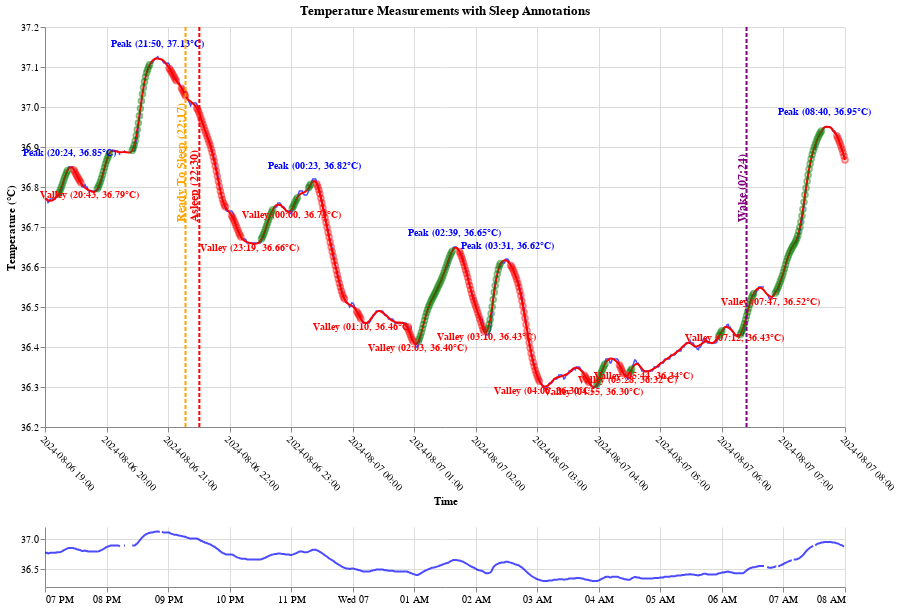

Notebook code for this chart:
### Code cell
import circadian
reload(circadian)


def do_it_all(day: str, start_time: str = '06:00:00Z', end_time: str = '12:00:00Z'):
    merged = merge_all_types()
    chart = circadian.do_it_all(day_data, day, start_time, end_time, merged, all_processed, post_lep_stats)
    display(chart)
    if merged is not None:
        vs_lep_avg = circadian.compare_night_to_average(all_processed, merged, post_lep_stats, day)
        display("Comparing to average period after LEP", vs_lep_avg)

do_it_all('2024-08-06', '19:00:00Z', '08:00:00Z')

### Figure 1 — Vega-Lite specification as saved in the notebook (floating-point values rounded to 4 significant figures; data arrays with more than 128 entries replaced by an {"elided": "..."} marker saying what was removed)
{"config": {"view": {"continuousWidth": 300, "continuousHeight": 300, "stroke": null}, "axis": {"grid": true, "gridColor": "#DCDCDC"}}, "vconcat": [{"layer": [{"data": {"name": "data-5775083f17ad6d79a3f4be4808c92250"}, "mark": {"type": "line", "color": "blue", "opacity": 0.7, "strokeWidth": 1.5}, "encoding": {"tooltip": [{"field": "time", "format": "%Y-%m-%d %H:%M:%S", "type": "temporal"}, {"field": "Temp", "type": "quantitative"}], "x": {"axis": {"format": "%Y-%m-%d %H:%M", "labelAngle": 45, "tickCount": 10, "title": "Time"}, "field": "time", "scale": {"domain": {"param": "brush"}}, "type": "temporal"}, "y": {"axis": {"title": "Temperature (°C)"}, "field": "Temp", "scale": {"zero": false}, "type": "quantitative"}}}, {"data": {"name": "data-5775083f17ad6d79a3f4be4808c92250"}, "mark": {"type": "line", "color": "red", "strokeWidth": 2}, "encoding": {"tooltip": [{"field": "time", "format": "%Y-%m-%d %H:%M:%S", "type": "temporal"}, {"field": "Temp_Smoothed_Savgol", "type": "quantitative"}], "x": {"field": "time", "type": "temporal"}, "y": {"field": "Temp_Smoothed_Savgol", "type": "quantitative"}}}, {"data": {"name": "data-79b51aef32191066b1d9a9d2fb2ba375"}, "mark": {"type": "point", "color": "green", "opacity": 0.5, "size": 30}, "encoding": {"tooltip": [{"field": "time", "format": "%Y-%m-%d %H:%M:%S", "type": "temporal"}, {"field": "Temp_Smoothed_Savgol", "type": "quantitative"}, {"field": "feature", "type": "nominal"}], "x": {"field": "time", "type": "temporal"}, "y": {"field": "Temp_Smoothed_Savgol", "type": "quantitative"}}}, {"data": {"name": "data-04d50abafdcbbe4d46f92c0e2c74f9cf"}, "mark": {"type": "point", "color": "red", "opacity": 0.5, "size": 30}, "encoding": {"tooltip": [{"field": "time", "format": "%Y-%m-%d %H:%M:%S", "type": "temporal"}, {"field": "Temp_Smoothed_Savgol", "type": "quantitative"}, {"field": "feature", "type": "nominal"}], "x": {"field": "time", "type": "temporal"}, "y": {"field": "Temp_Smoothed_Savgol", "type": "quantitative"}}}, {"data": {"name": "data-d6a37472d9084230552316eecad60558"}, "mark": {"type": "text", "align": "center", "baseline": "bottom", "dy": -10, "fontSize": 10, "fontWeight": "bold"}, "encoding": {"color": {"value": "blue"}, "text": {"field": "feature", "type": "nominal"}, "x": {"field": "time", "type": "temporal"}, "y": {"field": "Temp_Smoothed_Savgol", "type": "quantitative"}}}, {"data": {"name": "data-49dd0a0decac3922b52ac9d73cc64de7"}, "mark": {"type": "text", "align": "center", "baseline": "bottom", "dy": 10, "fontSize": 10, "fontWeight": "bold"}, "encoding": {"color": {"value": "red"}, "text": {"field": "feature", "type": "nominal"}, "x": {"field": "time", "type": "temporal"}, "y": {"field": "Temp_Smoothed_Savgol", "type": "quantitative"}}}, {"layer": [{"mark": {"type": "rule", "color": "orange", "strokeDash": [4, 2], "strokeWidth": 2}, "encoding": {"x": {"field": "time", "type": "temporal"}}}, {"mark": {"type": "text", "align": "left", "angle": 270, "baseline": "top", "dx": 5, "dy": -10, "fontSize": 12, "fontWeight": "bold"}, "encoding": {"color": {"value": "orange"}, "text": {"field": "label", "type": "nominal"}, "x": {"field": "time", "type": "temporal"}}}], "data": {"name": "data-84e572476ff224ee13b442c13a77eb19"}}, {"layer": [{"mark": {"type": "rule", "color": "red", "strokeDash": [4, 2], "strokeWidth": 2}, "encoding": {"x": {"field": "time", "type": "temporal"}}}, {"mark": {"type": "text", "align": "left", "angle": 270, "baseline": "top", "dx": 5, "dy": -10, "fontSize": 12, "fontWeight": "bold"}, "encoding": {"color": {"value": "red"}, "text": {"field": "label", "type": "nominal"}, "x": {"field": "time", "type": "temporal"}}}], "data": {"name": "data-d1fc4a0f73d829e7f53854770b773506"}}, {"layer": [{"mark": {"type": "rule", "color": "purple", "strokeDash": [4, 2], "strokeWidth": 2}, "encoding": {"x": {"field": "time", "type": "temporal"}}}, {"mark": {"type": "text", "align": "left", "angle": 270, "baseline": "top", "dx": 5, "dy": -10, "fontSize": 12, "fontWeight": "bold"}, "encoding": {"color": {"value": "purple"}, "text": {"field": "label", "type": "nominal"}, "x": {"field": "time", "type": "temporal"}}}], "data": {"name": "data-6b2c1727de9519aec1bbf3d8c13c015e"}}], "height": 400, "title": "Temperature Measurements with Sleep Annotations", "width": 800}, {"data": {"name": "data-5775083f17ad6d79a3f4be4808c92250"}, "mark": {"type": "line", "color": "blue", "opacity": 0.7}, "encoding": {"x": {"axis": {"labelAngle": 0, "tickCount": 10, "title": ""}, "field": "time", "type": "temporal"}, "y": {"axis": {"tickCount": 3, "title": ""}, "field": "Temp", "scale": {"zero": false}, "type": "quantitative"}}, "height": 60, "name": "view_51", "width": 800}], "params": [{"name": "brush", "select": {"type": "interval", "encodings": ["x"]}, "views": ["view_51"]}], "$schema": "https://vega.github.io/schema/vega-lite/v5.20.1.json", "datasets": {"data-5775083f17ad6d79a3f4be4808c92250": {"elided": "781 records"}, "data-79b51aef32191066b1d9a9d2fb2ba375": {"elided": "186 records"}, "data-04d50abafdcbbe4d46f92c0e2c74f9cf": {"elided": "173 records"}, "data-d6a37472d9084230552316eecad60558": [{"time": "2024-08-06T20:24:00+01:00", "Temp": 36.85, "Temp_Interpolated": 36.85, "Temp_Smoothed_Savgol": 36.85, "feature": "Peak (20:24, 36.85°C)"}, {"time": "2024-08-06T21:50:00+01:00", "Temp": 37.13, "Temp_Interpolated": 37.13, "Temp_Smoothed_Savgol": 37.12, "feature": "Peak (21:50, 37.13°C)"}, {"time": "2024-08-07T00:23:00+01:00", "Temp": 36.82, "Temp_Interpolated": 36.82, "Temp_Smoothed_Savgol": 36.81, "feature": "Peak (00:23, 36.82°C)"}, {"time": "2024-08-07T02:39:00+01:00", "Temp": 36.65, "Temp_Interpolated": 36.65, "Temp_Smoothed_Savgol": 36.65, "feature": "Peak (02:39, 36.65°C)"}, {"time": "2024-08-07T03:31:00+01:00", "Temp": 36.62, "Temp_Interpolated": 36.62, "Temp_Smoothed_Savgol": 36.61, "feature": "Peak (03:31, 36.62°C)"}, {"time": "2024-08-07T08:40:00+01:00", "Temp": 36.95, "Temp_Interpolated": 36.95, "Temp_Smoothed_Savgol": 36.95, "feature": "Peak (08:40, 36.95°C)"}], "data-49dd0a0decac3922b52ac9d73cc64de7": [{"time": "2024-08-06T20:43:00+01:00", "Temp": 36.79, "Temp_Interpolated": 36.79, "Temp_Smoothed_Savgol": 36.79, "feature": "Valley (20:43, 36.79°C)"}, {"time": "2024-08-06T23:19:00+01:00", "Temp": 36.66, "Temp_Interpolated": 36.66, "Temp_Smoothed_Savgol": 36.66, "feature": "Valley (23:19, 36.66°C)"}, {"time": "2024-08-07T00:00:00+01:00", "Temp": 36.73, "Temp_Interpolated": 36.73, "Temp_Smoothed_Savgol": 36.74, "feature": "Valley (00:00, 36.73°C)"}, {"time": "2024-08-07T01:10:00+01:00", "Temp": 36.46, "Temp_Interpolated": 36.46, "Temp_Smoothed_Savgol": 36.46, "feature": "Valley (01:10, 36.46°C)"}, {"time": "2024-08-07T02:03:00+01:00", "Temp": 36.4, "Temp_Interpolated": 36.4, "Temp_Smoothed_Savgol": 36.41, "feature": "Valley (02:03, 36.40°C)"}, {"time": "2024-08-07T03:10:00+01:00", "Temp": 36.43, "Temp_Interpolated": 36.43, "Temp_Smoothed_Savgol": 36.44, "feature": "Valley (03:10, 36.43°C)"}, {"time": "2024-08-07T04:06:00+01:00", "Temp": 36.3, "Temp_Interpolated": 36.3, "Temp_Smoothed_Savgol": 36.3, "feature": "Valley (04:06, 36.30°C)"}, {"time": "2024-08-07T04:55:00+01:00", "Temp": 36.3, "Temp_Interpolated": 36.3, "Temp_Smoothed_Savgol": 36.3, "feature": "Valley (04:55, 36.30°C)"}, {"time": "2024-08-07T05:28:00+01:00", "Temp": 36.32, "Temp_Interpolated": 36.32, "Temp_Smoothed_Savgol": 36.33, "feature": "Valley (05:28, 36.32°C)"}, {"time": "2024-08-07T05:44:00+01:00", "Temp": 36.34, "Temp_Interpolated": 36.34, "Temp_Smoothed_Savgol": 36.34, "feature": "Valley (05:44, 36.34°C)"}, {"time": "2024-08-07T07:12:00+01:00", "Temp": 36.43, "Temp_Interpolated": 36.43, "Temp_Smoothed_Savgol": 36.43, "feature": "Valley (07:12, 36.43°C)"}, {"time": "2024-08-07T07:47:00+01:00", "Temp": 36.52, "Temp_Interpolated": 36.52, "Temp_Smoothed_Savgol": 36.53, "feature": "Valley (07:47, 36.52°C)"}], "data-84e572476ff224ee13b442c13a77eb19": [{"time": "2024-08-06T22:17:00+01:00", "label": "Ready To Sleep (22:17)"}], "data-d1fc4a0f73d829e7f53854770b773506": [{"time": "2024-08-06T22:30:30+01:00", "label": "Asleep (22:30)"}], "data-6b2c1727de9519aec1bbf3d8c13c015e": [{"time": "2024-08-07T07:24:00+01:00", "label": "Wake (07:24)"}]}}
